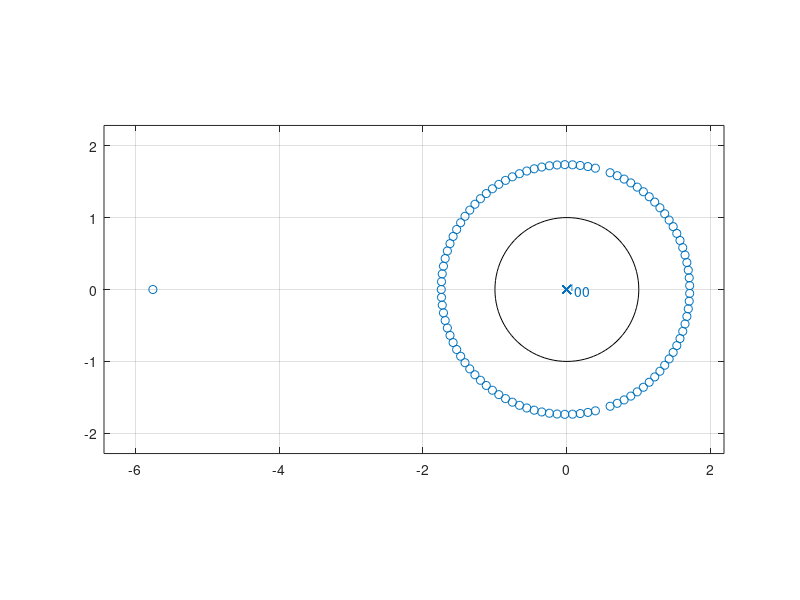

Write MATLAB code to recreate this figure.
a = [1 -2 4 -3];
b = [1 5 -4 2];
poless = cplxpair(roots(a));
zeross = cplxpair(roots(b));

z1 = zeross(1:2);
z2 = zeross(3);
p1 = poless(3);
p2 = poless(1:2);

%H1
a1 = poly(p1);
b1 = poly(z1);
%H2
a2 = poly(p2);
b2 = poly(z2);

n = 0:100;
x = (3/4) .^ n;
y = filter(b,a,x);
%subplot(3,1,1);
zplane(y);

%Concatenate
y1 = filter(b1,a1,x);
y2 = filter(b2,a2,y1);
%subplot(3,1,2);
%zplane(y2);

%subplot(3,1,3);
%zplane(y-y2);
d = sum(abs(y - y2));